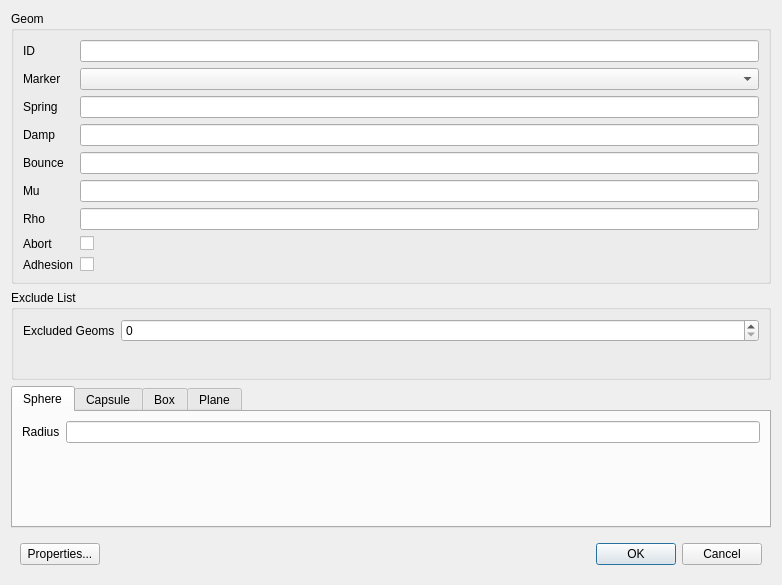
<?xml version="1.0" encoding="UTF-8"?>
<ui version="4.0">
 <class>DialogGeoms</class>
 <widget class="QDialog" name="DialogGeoms">
  <property name="geometry">
   <rect>
    <x>0</x>
    <y>0</y>
    <width>782</width>
    <height>566</height>
   </rect>
  </property>
  <property name="windowTitle">
   <string>Dialog</string>
  </property>
  <layout class="QGridLayout" name="gridLayout_7">
   <item row="0" column="0">
    <widget class="QGroupBox" name="groupBox">
     <property name="title">
      <string>Geom</string>
     </property>
     <layout class="QGridLayout" name="gridLayout">
      <item row="0" column="0">
       <widget class="QLabel" name="label">
        <property name="text">
         <string>ID</string>
        </property>
       </widget>
      </item>
      <item row="0" column="1">
       <widget class="LineEditUniqueName" name="lineEditGeomID"/>
      </item>
      <item row="1" column="0">
       <widget class="QLabel" name="label_2">
        <property name="text">
         <string>Marker</string>
        </property>
       </widget>
      </item>
      <item row="1" column="1">
       <widget class="QComboBox" name="comboBoxGeomMarker"/>
      </item>
      <item row="2" column="0">
       <widget class="QLabel" name="label_4">
        <property name="text">
         <string>Spring</string>
        </property>
       </widget>
      </item>
      <item row="2" column="1">
       <widget class="LineEditDouble" name="lineEditSpring"/>
      </item>
      <item row="3" column="0">
       <widget class="QLabel" name="label_5">
        <property name="text">
         <string>Damp</string>
        </property>
       </widget>
      </item>
      <item row="3" column="1">
       <widget class="LineEditDouble" name="lineEditDamp"/>
      </item>
      <item row="4" column="0">
       <widget class="QLabel" name="label_6">
        <property name="text">
         <string>Bounce</string>
        </property>
       </widget>
      </item>
      <item row="4" column="1">
       <widget class="LineEditDouble" name="lineEditBounce"/>
      </item>
      <item row="5" column="0">
       <widget class="QLabel" name="label_7">
        <property name="text">
         <string>Mu</string>
        </property>
       </widget>
      </item>
      <item row="5" column="1">
       <widget class="LineEditDouble" name="lineEditMu"/>
      </item>
      <item row="6" column="0">
       <widget class="QLabel" name="label_21">
        <property name="text">
         <string>Rho</string>
        </property>
       </widget>
      </item>
      <item row="6" column="1">
       <widget class="LineEditDouble" name="lineEditRho"/>
      </item>
      <item row="7" column="0">
       <widget class="QLabel" name="label_8">
        <property name="text">
         <string>Abort</string>
        </property>
       </widget>
      </item>
      <item row="7" column="1">
       <widget class="QCheckBox" name="checkBoxAbort">
        <property name="text">
         <string/>
        </property>
       </widget>
      </item>
      <item row="8" column="0">
       <widget class="QLabel" name="label_18">
        <property name="text">
         <string>Adhesion</string>
        </property>
       </widget>
      </item>
      <item row="8" column="1">
       <widget class="QCheckBox" name="checkBoxAdhesion">
        <property name="text">
         <string/>
        </property>
       </widget>
      </item>
     </layout>
    </widget>
   </item>
   <item row="1" column="0">
    <widget class="QGroupBox" name="groupBox_2">
     <property name="title">
      <string>Exclude List</string>
     </property>
     <layout class="QGridLayout" name="gridLayout_6">
      <item row="0" column="0">
       <widget class="QLabel" name="label_20">
        <property name="minimumSize">
         <size>
          <width>80</width>
          <height>0</height>
         </size>
        </property>
        <property name="text">
         <string>Excluded Geoms</string>
        </property>
       </widget>
      </item>
      <item row="0" column="1">
       <widget class="QSpinBox" name="spinBoxNExcludedGeoms">
        <property name="sizePolicy">
         <sizepolicy hsizetype="Expanding" vsizetype="Fixed">
          <horstretch>0</horstretch>
          <verstretch>0</verstretch>
         </sizepolicy>
        </property>
       </widget>
      </item>
      <item row="1" column="0" colspan="2">
       <widget class="QWidget" name="widgetExcludedGeomsPlaceholder" native="true">
        <property name="sizePolicy">
         <sizepolicy hsizetype="Preferred" vsizetype="MinimumExpanding">
          <horstretch>0</horstretch>
          <verstretch>0</verstretch>
         </sizepolicy>
        </property>
        <property name="minimumSize">
         <size>
          <width>0</width>
          <height>20</height>
         </size>
        </property>
       </widget>
      </item>
     </layout>
    </widget>
   </item>
   <item row="2" column="0">
    <widget class="QTabWidget" name="tabWidget">
     <property name="sizePolicy">
      <sizepolicy hsizetype="Expanding" vsizetype="Preferred">
       <horstretch>0</horstretch>
       <verstretch>0</verstretch>
      </sizepolicy>
     </property>
     <property name="currentIndex">
      <number>0</number>
     </property>
     <widget class="QWidget" name="tab">
      <attribute name="title">
       <string>Sphere</string>
      </attribute>
      <layout class="QGridLayout" name="gridLayout_4">
       <item row="0" column="0">
        <widget class="QLabel" name="label_3">
         <property name="text">
          <string>Radius</string>
         </property>
        </widget>
       </item>
       <item row="0" column="1">
        <widget class="LineEditDouble" name="lineEditSphereRadius"/>
       </item>
       <item row="1" column="0">
        <spacer name="verticalSpacer">
         <property name="orientation">
          <enum>Qt::Vertical</enum>
         </property>
         <property name="sizeHint" stdset="0">
          <size>
           <width>20</width>
           <height>40</height>
          </size>
         </property>
        </spacer>
       </item>
      </layout>
     </widget>
     <widget class="QWidget" name="tab_2">
      <attribute name="title">
       <string>Capsule</string>
      </attribute>
      <layout class="QGridLayout" name="gridLayout_3">
       <item row="1" column="0">
        <widget class="QLabel" name="label_10">
         <property name="text">
          <string>Length</string>
         </property>
        </widget>
       </item>
       <item row="1" column="1">
        <widget class="LineEditDouble" name="lineEditCapsuleLength"/>
       </item>
       <item row="0" column="1">
        <widget class="LineEditDouble" name="lineEditCapsuleRadius"/>
       </item>
       <item row="0" column="0">
        <widget class="QLabel" name="label_9">
         <property name="text">
          <string>Radius</string>
         </property>
        </widget>
       </item>
       <item row="2" column="0">
        <spacer name="verticalSpacer_2">
         <property name="orientation">
          <enum>Qt::Vertical</enum>
         </property>
         <property name="sizeHint" stdset="0">
          <size>
           <width>20</width>
           <height>40</height>
          </size>
         </property>
        </spacer>
       </item>
      </layout>
     </widget>
     <widget class="QWidget" name="tab_3">
      <attribute name="title">
       <string>Box</string>
      </attribute>
      <layout class="QGridLayout" name="gridLayout_2">
       <item row="1" column="1">
        <widget class="LineEditDouble" name="lineEditBoxLengthY"/>
       </item>
       <item row="1" column="0">
        <widget class="QLabel" name="label_11">
         <property name="text">
          <string>Length Y</string>
         </property>
        </widget>
       </item>
       <item row="0" column="0">
        <widget class="QLabel" name="label_12">
         <property name="text">
          <string>Length X</string>
         </property>
        </widget>
       </item>
       <item row="2" column="0">
        <widget class="QLabel" name="label_13">
         <property name="text">
          <string>Length Z</string>
         </property>
        </widget>
       </item>
       <item row="0" column="1">
        <widget class="LineEditDouble" name="lineEditBoxLengthX"/>
       </item>
       <item row="2" column="1">
        <widget class="LineEditDouble" name="lineEditBoxLengthZ"/>
       </item>
       <item row="3" column="0">
        <spacer name="verticalSpacer_3">
         <property name="orientation">
          <enum>Qt::Vertical</enum>
         </property>
         <property name="sizeHint" stdset="0">
          <size>
           <width>20</width>
           <height>40</height>
          </size>
         </property>
        </spacer>
       </item>
      </layout>
     </widget>
     <widget class="QWidget" name="tab_4">
      <attribute name="title">
       <string>Plane</string>
      </attribute>
      <layout class="QGridLayout" name="gridLayout_5">
       <item row="4" column="0">
        <widget class="QLabel" name="label_19">
         <property name="text">
          <string>Plane marker must be attached to World.</string>
         </property>
        </widget>
       </item>
       <item row="3" column="0">
        <widget class="QLabel" name="label_16">
         <property name="text">
          <string>Marker Z axis is normal to the plane.</string>
         </property>
        </widget>
       </item>
       <item row="0" column="0">
        <widget class="QLabel" name="label_14">
         <property name="text">
          <string>Plane is defined by the marker:</string>
         </property>
        </widget>
       </item>
       <item row="1" column="0">
        <widget class="QLabel" name="label_17">
         <property name="text">
          <string>Marker position is in the plane.</string>
         </property>
        </widget>
       </item>
       <item row="2" column="0">
        <widget class="QLabel" name="label_15">
         <property name="text">
          <string>Marker X and Y axes are directions in the plane.</string>
         </property>
        </widget>
       </item>
      </layout>
     </widget>
    </widget>
   </item>
   <item row="3" column="0">
    <widget class="QWidget" name="widget" native="true">
     <layout class="QHBoxLayout" name="horizontalLayout">
      <item>
       <widget class="QPushButton" name="pushButtonProperties">
        <property name="text">
         <string>Properties...</string>
        </property>
       </widget>
      </item>
      <item>
       <spacer name="horizontalSpacer">
        <property name="orientation">
         <enum>Qt::Horizontal</enum>
        </property>
        <property name="sizeHint" stdset="0">
         <size>
          <width>280</width>
          <height>20</height>
         </size>
        </property>
       </spacer>
      </item>
      <item>
       <widget class="QPushButton" name="pushButtonOK">
        <property name="text">
         <string>OK</string>
        </property>
        <property name="default">
         <bool>true</bool>
        </property>
       </widget>
      </item>
      <item>
       <widget class="QPushButton" name="pushButtonCancel">
        <property name="text">
         <string>Cancel</string>
        </property>
       </widget>
      </item>
     </layout>
    </widget>
   </item>
  </layout>
 </widget>
 <customwidgets>
  <customwidget>
   <class>LineEditDouble</class>
   <extends>QLineEdit</extends>
   <header>LineEditDouble.h</header>
  </customwidget>
  <customwidget>
   <class>LineEditUniqueName</class>
   <extends>QLineEdit</extends>
   <header>LineEditUniqueName.h</header>
  </customwidget>
 </customwidgets>
 <tabstops>
  <tabstop>lineEditGeomID</tabstop>
  <tabstop>comboBoxGeomMarker</tabstop>
  <tabstop>lineEditSpring</tabstop>
  <tabstop>lineEditDamp</tabstop>
  <tabstop>lineEditBounce</tabstop>
  <tabstop>lineEditMu</tabstop>
  <tabstop>lineEditRho</tabstop>
  <tabstop>checkBoxAbort</tabstop>
  <tabstop>checkBoxAdhesion</tabstop>
  <tabstop>spinBoxNExcludedGeoms</tabstop>
  <tabstop>tabWidget</tabstop>
  <tabstop>lineEditSphereRadius</tabstop>
  <tabstop>lineEditCapsuleRadius</tabstop>
  <tabstop>lineEditCapsuleLength</tabstop>
  <tabstop>lineEditBoxLengthX</tabstop>
  <tabstop>lineEditBoxLengthY</tabstop>
  <tabstop>lineEditBoxLengthZ</tabstop>
  <tabstop>pushButtonProperties</tabstop>
  <tabstop>pushButtonOK</tabstop>
  <tabstop>pushButtonCancel</tabstop>
 </tabstops>
 <resources/>
 <connections/>
</ui>
